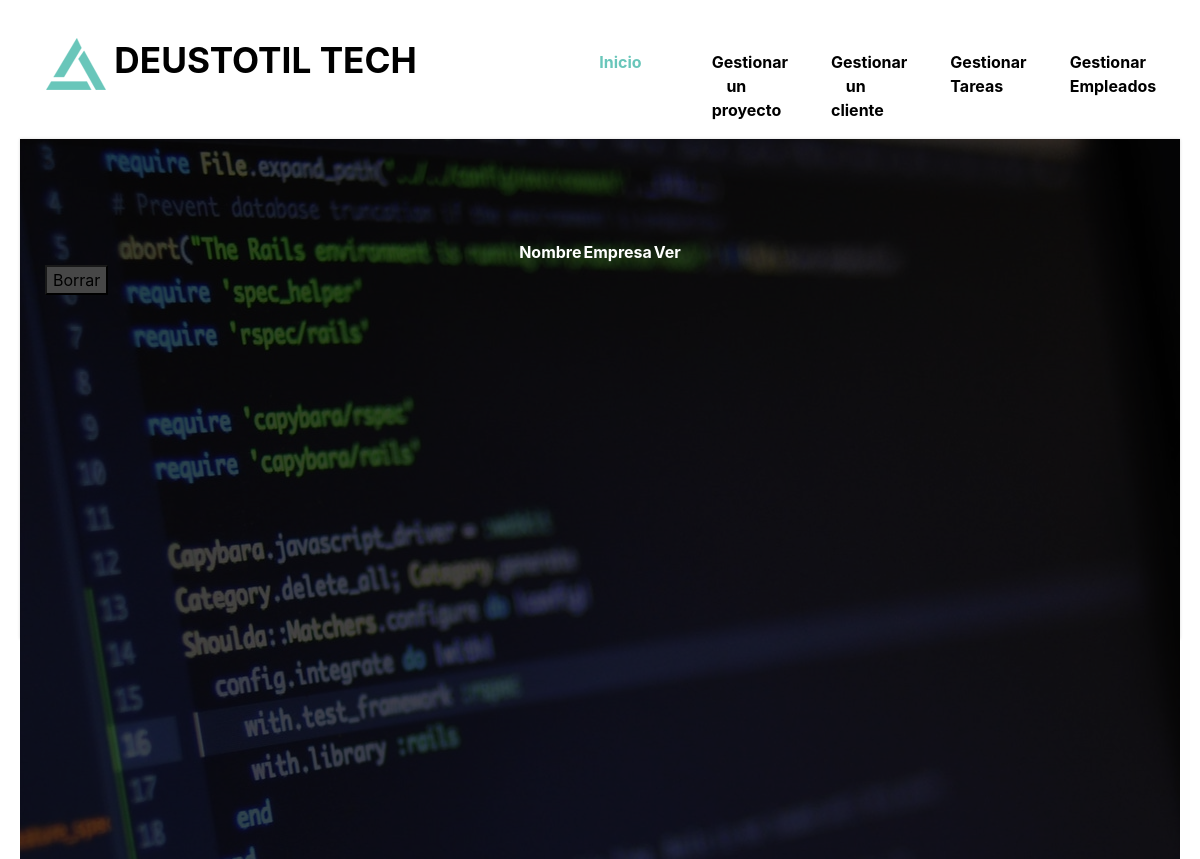
The page /myApp/clientes/ on the database as committed earlier.
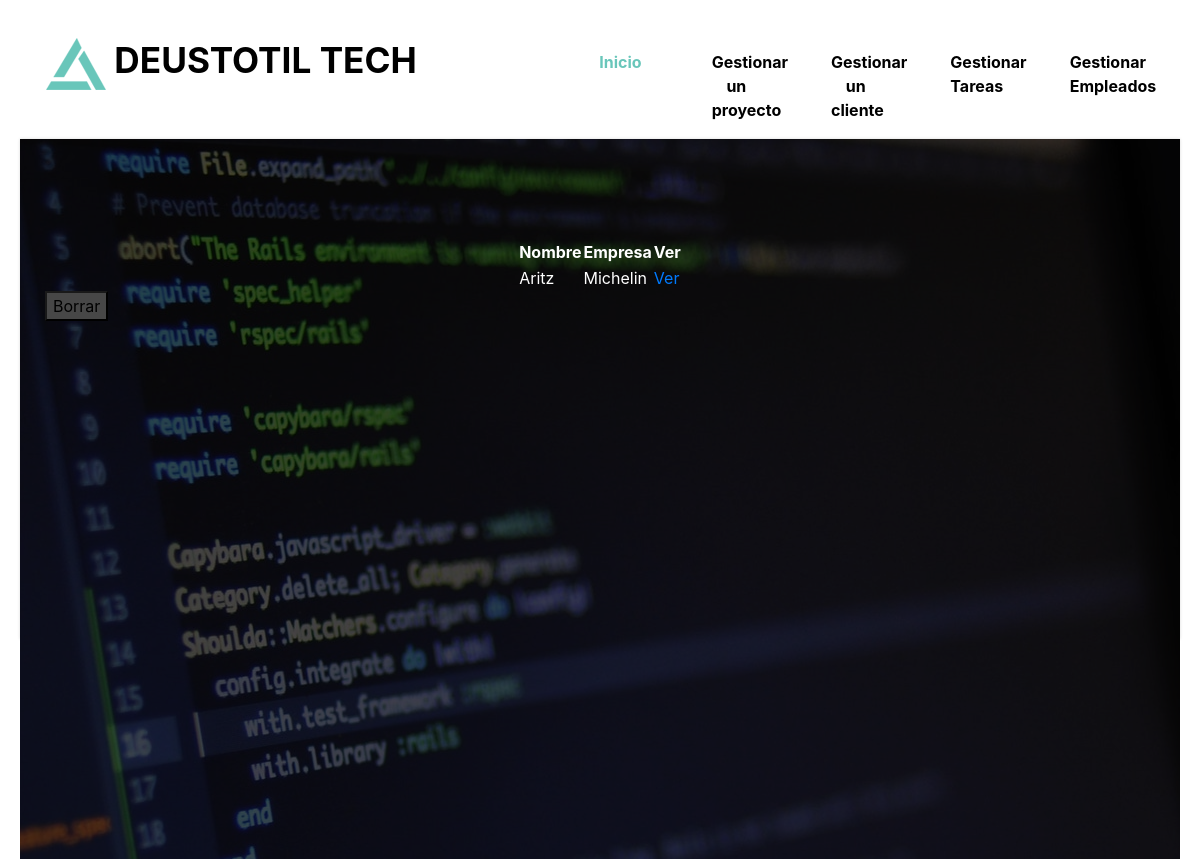
The same page on the database as committed later.
### myApp/models.py (models this page shows, shortened)
class Cliente(models.Model):
    nombre = models.CharField(max_length=100)
    empresa = models.CharField(max_length=100)
    telefono = models.IntegerField()
    email = models.EmailField(max_length=100)
    datos_adicionales = models.CharField(max_length=1000, blank=True)

### myApp/views.py (the view)
# urls.py: path('clientes/', views.ClientesListView.as_view(), name='clientesListView'),
class ClientesListView(ListView):
    model = Cliente
    template_name = "clientesListView.html"
    queryset = Cliente.objects.order_by('nombre')
    def get_context_data(self, **kwargs):
        context = super(ClientesListView, self).get_context_data(**kwargs)
        return context

### myApp/templates/clientesListView.html (shortened to what the changed rows need)
{% load static %}
<!DOCTYPE html>
<html lang="en">
<head>
    <link rel="stylesheet" href="{% static 'css/bootstrap.min.css' %}">
    <link rel="stylesheet" href="{% static 'font-awesome-4.7.0/css/font-awesome.min.css' %}">
    <link rel="stylesheet" type="{% static 'css' %}" href="{% static 'css/datepicker.css' %}">
    <link rel="stylesheet" type="{% static 'css' %}" href="{% static 'slick/slick.css' %}"/>
    <link rel="stylesheet" type="{% static 'css' %}" href="{% static 'slick/slick-theme.css' %}"/>
    <link rel="stylesheet" href="{% static 'css/templatemo-style.css' %}">
      </head>
<body>
        <div class="tm-main-content" id="top">
        <div class="tm-page-wrap mx-auto" style="max-height:500px ">
            <section class="tm-banner">
                <div class="tm-container-outer tm-banner-bg">
                    <div class="container">
                        <div class="row tm-banner-row" id="tm-section-search">
                            <table class="tm-d-table">
                                <thead>
                                    <tr>
                                        <th class="titulo-tabla">Nombre</th>
                                        <th class="titulo-tabla">Empresa</th>
                                        <th class="titulo-tabla">Ver</th>
                                    </tr>
                                </thead>
                                <tbody>
                                    {% for cliente in cliente_list %}
                                    <tr>
                                        <td class="tabla">{{ cliente.nombre }}</td>
                                        <td class="tabla">{{ cliente.empresa }}</td>
                                        <td class="tabla"><a href="{% url 'clientesDetailView' cliente.id %}">Ver</a> </td>
                                    </tr>
                                    {% endfor %}
                                </tbody>
                            </table>
                        </div>
                    </div>
                </div>
            </section>
        </div>
</div>
</body>
</html>

Rows that differ between the two databases and show on the page:
added Cliente: nombre "Aritz", empresa "Michelin"
